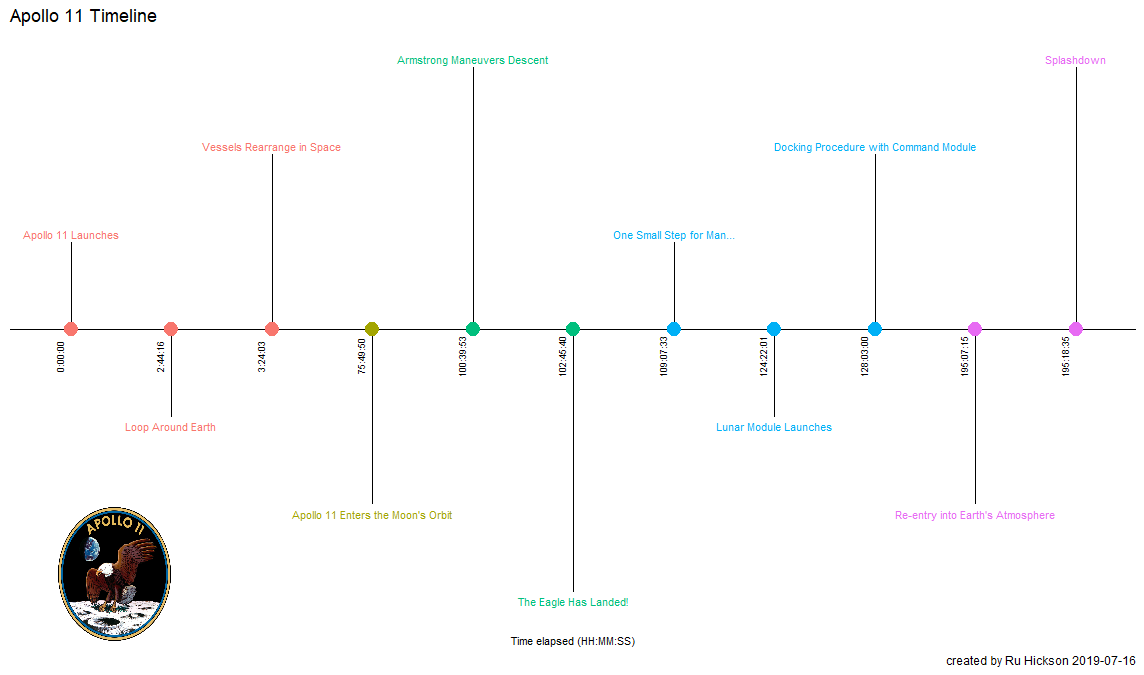

Recreate this plot in R.
# Load libraries
library(dplyr)
library(ggplot2)
library(png)
library(grid)
library(magick)

# Create base data frame of events and times
apollo11<-data.frame(
  "Time" = c("0:00:00","2:44:16","3:24:03","75:49:50","100:39:53","102:45:40","109:07:33","124:22:01","128:03:00","195:07:15","195:18:35"),
  "Milestone" = c("Apollo 11 Launches","Loop Around Earth","Vessels Rearrange in Space","Apollo 11 Enters the Moon's Orbit","Armstrong Maneuvers Descent","The Eagle Has Landed!","One Small Step for Man...","Lunar Module Launches","Docking Procedure with Command Module","Re-entry into Earth's Atmosphere","Splashdown"))

# Create iterable postitions for data points
position <- c(0.5, -0.5, 1.0, -1.0, 1.5, -1.5)
direction <- c(1, -1)
text_position <- c(0.55, -0.55, 1.05, -1.05, 1.55, -1.55)

# Create data frame for position data and iterate over Apollo data
timeline_manager <- data.frame(
  "Time"=unique(apollo11$Time),
  "position"=rep(position, length.out=length(unique(apollo11$Time))),
  "direction"=rep(direction, length.out=length(unique(apollo11$Time))),
  "text_position"=rep(text_position, length.out=length(unique(apollo11$Time)))
)

# Merge data sets
apollo11 <- inner_join(apollo11, timeline_manager, by = "Time")
apollo11$day_Time <- round(as.numeric(sub("\\:.*", "", apollo11$Time))/24,0)+1

# Generate timeline plot
aplot<-ggplot(apollo11,aes(reorder(Time, sort(as.numeric(Time))), y=0, label=Milestone))+
  labs(col="Milestones",
       title="Apollo 11 Timeline",
       x="Time elapsed (HH:MM:SS)")+
  theme_classic()+
  geom_hline(yintercept=0, color = "black", size=0.3)+
  geom_segment(apollo11, mapping=aes(y=position,yend=0,xend=Time), color="black", size=0.2) +
  geom_point(apollo11, mapping=aes(y=0, color=factor(day_Time), size=3))+
  theme(axis.line.y=element_blank(),axis.text.y=element_blank(),
        axis.title.y=element_blank(),axis.title.x=element_text(size=8),axis.ticks.y=element_blank(),
        axis.text.x =element_blank(),axis.ticks.x =element_blank(),
        axis.line.x =element_blank(),legend.position = "none"
  )+
  geom_text(aes(x=Time,y=-0.15,label=Time),size=2.5,vjust=-1,hjust=0.5, color='black', angle=90)+
  geom_text(aes(y=text_position,label=Milestone, color=factor(day_Time)),size=3)

# Download Apollo 11 mission logo and overlay onto plot
logo <- image_read('https://upload.wikimedia.org/wikipedia/commons/thumb/2/27/Apollo_11_insignia.png/1014px-Apollo_11_insignia.png')
aplot
grid.raster(logo, x = 0.1, y = 0.15, width = 0.1, height = 0.2)
